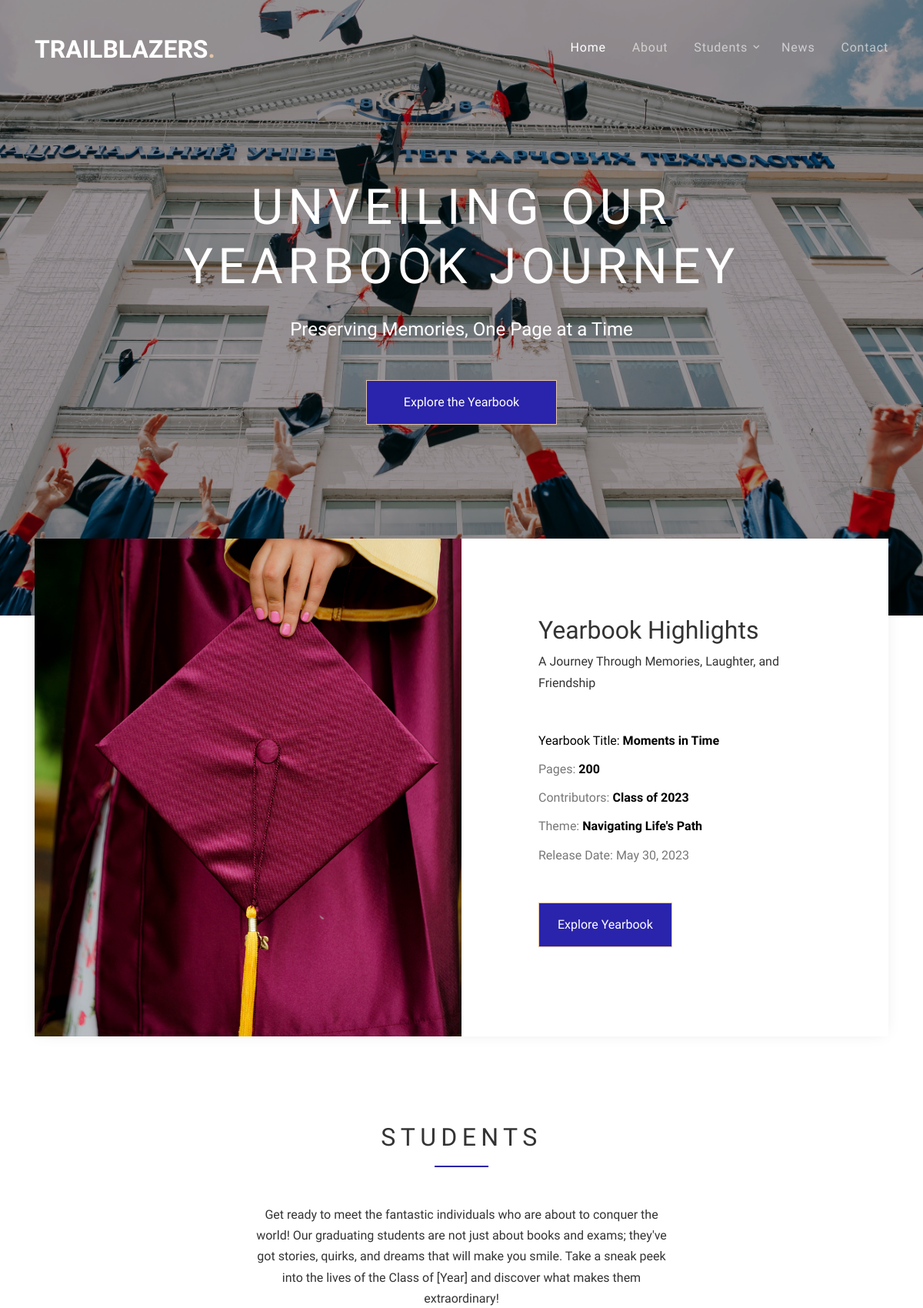
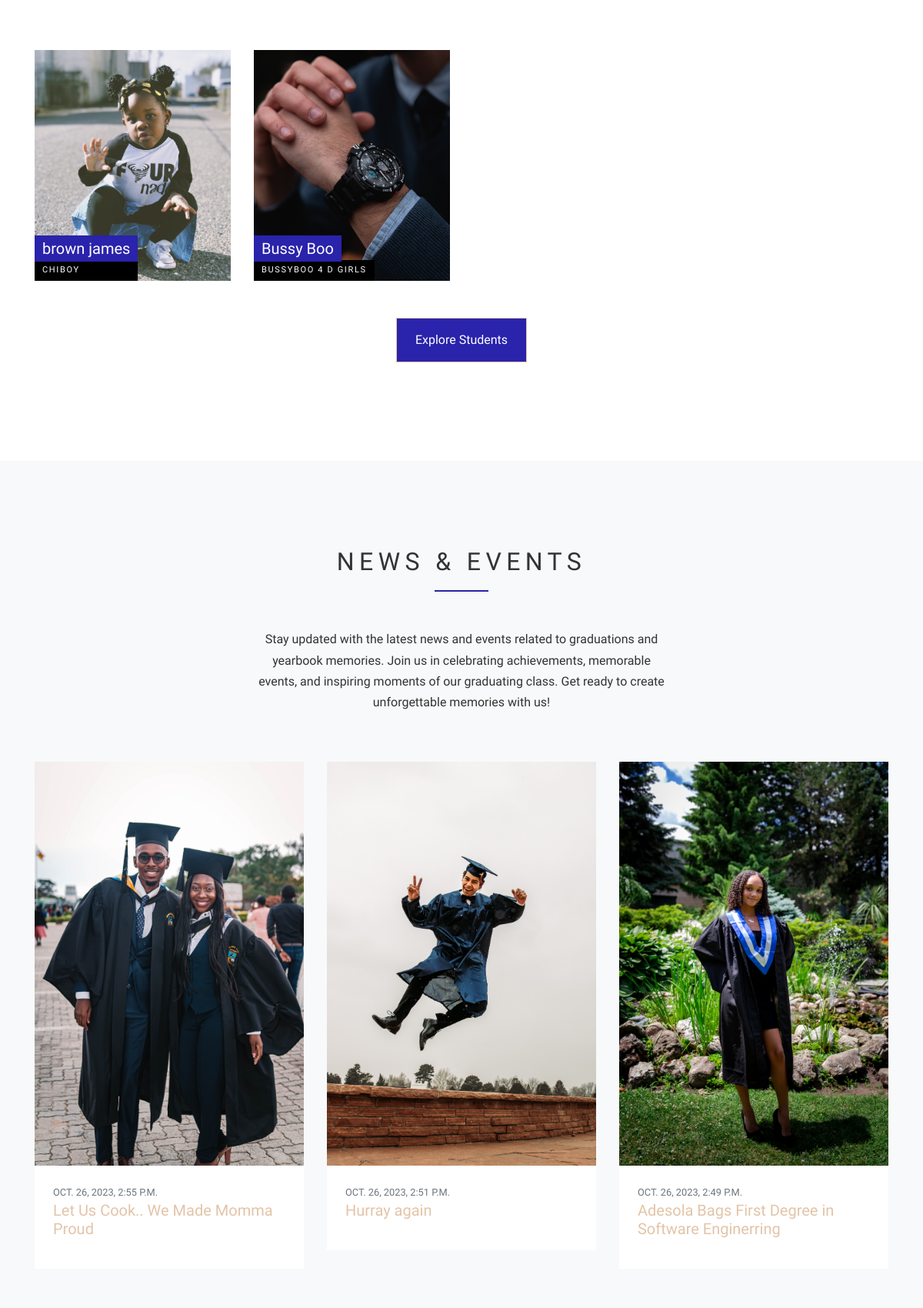
The page / (upper part) on the database its author committed (2 pictures, top to bottom).
### year_book/models.py (models this page shows, shortened)
class Year_Book(models.Model):
    student_first_name = models.CharField(max_length=200, blank=False)
    student_last_name = models.CharField(max_length=200, blank=False)
    student_nick_name = models.CharField(max_length=100, blank=False)
    student_image = models.FileField(blank=False, null=False, upload_to='student')
    email = models.EmailField(blank=False)
    phone_number = models.CharField(max_length=11, blank=False)
    favorite_course = models.CharField(max_length=100, blank=False)
    favorite_lecturer = models.CharField(max_length=100, blank=False)
    most_challenging_course = models.CharField(max_length=100, blank=False)
    relationship_status = models.CharField(max_length=100)
    date_of_birth = models.DateField(auto_now_add=True)
    hobbies = models.CharField(max_length=200)
    fun_fact_about_me = models.TextField()
    favorite_quote = models.TextField()
    resident_address = models.CharField(max_length=500)
    twitter_handle = models.URLField(max_length=200, blank=True)
    facebook_handle = models.URLField(max_length=200, blank=True)
    github = models.URLField(max_length=200, blank=True)
    linkedin = models.CharField(max_length=200, blank=True)
    slug = models.SlugField(max_length=250, unique=True)
    time_uploaded = models.DateTimeField('date uploaded', default=datetime.now())
    approve = models.BooleanField(default=False)
    class Meta():
        verbose_name_plural = 'Class Year Book'
    def get_student_url(self):
        return reverse('year_book:student_details', kwargs={'slug':self.slug} )

class Blog(models.Model):
    blog_title = models.CharField(max_length=250)
    blog_image = models.FileField(blank=False, null=False, upload_to='blog')
    blog_post = models.TextField()
    post_writer = models.CharField(max_length=200, default='Anon')
    category = models.CharField(max_length=20, default="Culture")
    slug = models.SlugField(max_length=250, unique=True)
    time_uploaded = models.DateTimeField('date uploaded', default=datetime.now())
    approve = models.BooleanField(default=False)
    def get_blog_title(self):
        if self.blog_title:
            return self.blog_title
    def get_blog_image(self):
        if self.blog_image:
            return self.blog_image.url
    def get_date(self):
        if self.time_uploaded:
            return self.time_uploaded
    def get_blog_url(self):
        return reverse('year_book:blog_details', kwargs={'slug':self.slug} )
    class Meta():
        verbose_name_plural = 'Blog'

### year_book/views.py (the view)
# urls.py: 2. Add a URL to urlpatterns:  path('', views.home, name='home')
def home(request):
    students = Year_Book.objects.order_by('-time_uploaded')
    blog = Blog.objects.order_by('-time_uploaded')[:3]
    context = {'student_key':students, 'blog_key':blog}
    return render(request, 'client/index.html', context)

### templates/client/index.html (shortened to what this page needs)
{% extends 'client/base.html' %}
{% load static %}
{% block content %}
    <div class="site-blocks-cover overlay" style="background-image: url('{% static 'images/banner.jpg' %}');" data-aos="fade" data-stellar-background-ratio="0.5" data-aos="fade">
      <div class="container">
        <div class="row align-items-center justify-content-center">
          <div class="col-md-8 text-center" data-aos="fade-up" data-aos-delay="400">
            <h1 class="mb-4">Unveiling Our Yearbook Journey</h1>
            <p class="mb-5">Preserving Memories, One Page at a Time</p>
            <p><a href="#" class="btn btn-primary px-5 py-3">Explore the Yearbook</a></p>
          </div>
        </div>
      </div>
    </div>
    <div class="container">
      <div class="featured-property-half d-flex">
        <div class="image" style="background-image: url('{% static 'images/ban1.jpg' %}')"></div>
        <div class="text">
          <h2>Yearbook Highlights</h2>
          <p class="mb-5">A Journey Through Memories, Laughter, and Friendship</p>
          <ul class="property-list-details mb-5">
            <li class="text-black">Yearbook Title: <strong class="text-black">Moments in Time</strong></li>
            <li>Pages: <strong>200</strong></li>
            <li>Contributors: <strong>Class of 2023</strong></li>
            <li>Theme: <strong>Navigating Life's Path</strong></li>
            <li>Release Date: May 30, 2023<strong></strong></li>
          </ul>
          <p><a href="#" class="btn btn-primary px-4 py-3">Explore Yearbook</a></p>
        </div>
      </div>
    </div>
    <div class="site-section">
      <div class="container">
        <div class="row">
          <div class="site-section-heading text-center mb-5 w-border col-md-6 mx-auto">
            <h2 class="mb-5">STUDENTS</h2>
            <p>Get ready to meet the fantastic individuals who are about to conquer the world! Our graduating students are not just about books and exams; they've got stories, quirks, and dreams that will make you smile. Take a sneak peek into the lives of the Class of [Year] and discover what makes them extraordinary!</p>
          </div>
        </div>
        <div class="row">
          {% if student_key %}
          {% for s in student_key %}
          <div class="col-md-6 col-lg-3" data-aos="fade-up" data-aos-delay="100">
            <a href="{{s.get_student_url}}" class="unit-9">
              <div class="image" style="background-image: url('{{s.student_image.url}}');"></div>
              <div class="unit-9-content">
                <h2>{{s.student_first_name}}  {{s.student_last_name}}</h2>
                <span>{{s.student_nick_name}}</span>
              </div>
            </a>
          </div>
          {% endfor %}
          {% endif %}
        </div>
      </div>
      <p class="text-center mt-5"><a href="{% url 'year_book:students' %}" class="btn btn-primary px-4 py-3 mx-auto">Explore Students</a></p>
    </div>
    <div class="site-section bg-light">
      <div class="container">
        <div class="row">
          <div class="site-section-heading text-center mb-5 w-border col-md-6 mx-auto" data-aos="fade-up">
            <h2 class="mb-5">News &amp; Events</h2>
            <p>
              Stay updated with the latest news and events related to graduations and yearbook memories. Join us in celebrating achievements, memorable events, and inspiring moments of our graduating class. Get ready to create unforgettable memories with us!
            </p>
          </div>
        </div>
        <div class="row">
          {% if blog_key %}
          {% for b in blog_key %}
          <div class="col-md-6 col-lg-4 mb-4 mb-lg-0" data-aos="fade-up" data-aos-delay="100">
            <a href="{{b.get_blog_url}}"><img src="{{b.get_blog_image}}" alt="Image" class="img-fluid"></a>
            <div class="p-4 bg-white">
              <span class="d-block text-secondary small text-uppercase">{{b.get_date}}</span>
              <h2 class="h5 text-black mb-3"><a href="{{b.get_blog_url}}">{{b.get_blog_title}}</a></h2>
            </div>
          </div>
         {% endfor %}
         {% endif %}
        </div>
      </div>
    </div>
{% endblock %}

### static/css/style.css (style rules this page uses)
body { line-height: 1.7; font-weight: 400; font-size: 1rem; color: #333; font-family: "Nunito Sans", -apple-system, BlinkMacSystemFont, "Segoe UI", Roboto, "Helvetica Neue", Arial, sans-serif, "Apple Color Emoji", "Segoe UI Emoji", "Segoe UI Symbol", "Noto Color Emoji"; }
h1, h2, h3, h4, h5, h6 { font-family: 'Oswald', sans-serif; }
a { -webkit-transition: .3s all ease; -o-transition: .3s all ease; transition: .3s all ease; }
.text-black { color: #000 !important; }
.btn { position: relative; top: 0; border-radius: 0px; }
.btn.btn-primary { color: #fff; }
.site-section { padding: 3em 0; }
@media (min-width: 768px) { .site-section { padding: 7em 0; } }
.site-blocks-cover { background-size: cover; background-repeat: no-repeat; background-position: top; }
.site-blocks-cover.overlay { position: relative; }
.site-blocks-cover.overlay:before { position: absolute; content: ""; left: 0; bottom: 0; right: 0; top: 0; background: rgba(0, 0, 0, 0.4); }
.site-blocks-cover, .site-blocks-cover .row { min-height: 600px; height: calc(100vh); }
.site-blocks-cover h1 { font-weight: 900; color: #fff; font-size: 4rem; font-weight: normal; letter-spacing: .1em; text-transform: uppercase; }
.site-blocks-cover p { color: #fff; font-size: 1.5rem; line-height: 1.5; }
.padded-multi-line-primary, .unit-9 h2 { display: inline; background: #2a23ab; -webkit-box-shadow: 10px 0 0 #2a23ab, 0px 0 0 #2a23ab; box-shadow: 10px 0 0 #2a23ab, 0px 0 0 #2a23ab; }
.padded-multi-line-black, .unit-9 span { display: inline; background: #000; -webkit-box-shadow: 10px 0 0 #000, 0px 0 0 #000; box-shadow: 10px 0 0 #000, 0px 0 0 #000; }
.unit-9 { background-size: cover; background-position: center center; background-repeat: none; height: 300px; position: relative; display: block; overflow: hidden; }
.unit-9 .image { background-size: cover; background-position: center center; -webkit-transition: .3s all ease-in-out; -o-transition: .3s all ease-in-out; transition: .3s all ease-in-out; height: 300px; -webkit-transition: .3s all ease; -o-transition: .3s all ease; transition: .3s all ease; -webkit-transform: scale(1.05); -ms-transform: scale(1.05); transform: scale(1.05); }
.unit-9 .unit-9-content { -webkit-transition: .3s all ease-in-out; -o-transition: .3s all ease-in-out; transition: .3s all ease-in-out; position: absolute; bottom: 0; }
.unit-9 h2 { padding-left: 10px; padding-top: 5px; padding-bottom: 5px; color: #fff; font-size: 20px; margin-bottom: 0; }
.unit-9 span { background: #000; display: block; color: #fff; padding-left: 10px; padding-top: 4px; padding-bottom: 4px; font-size: 11px; letter-spacing: .15em; text-transform: uppercase; }
.site-section-heading h2 { font-size: 2rem; letter-spacing: .2em; text-transform: uppercase; }
.site-section-heading.w-border h2 { position: relative; padding-bottom: 20px; display: inline-block; }
.site-section-heading.w-border h2:after { position: absolute; content: ""; width: 70px; left: 0; bottom: 0; height: 2px; background: #2a23ab; }
.site-section-heading.w-border.text-center h2:after { left: 50%; -webkit-transform: translateX(-50%); -ms-transform: translateX(-50%); transform: translateX(-50%); }
.btn-primary { background-color: #2a23ab !important; }
.featured-property-half { position: relative; background: #fff; margin-top: -100px; -webkit-box-shadow: 0 0 20px -5px rgba(0, 0, 0, 0.1); box-shadow: 0 0 20px -5px rgba(0, 0, 0, 0.1); }
.featured-property-half div { width: 50%; }
.featured-property-half .image { background-size: cover; background-position: center center; background-repeat: no-repeat; }
.featured-property-half .text { padding: 100px; }
.featured-property-half .text ul { padding: 0; margin: 0; list-style: none; color: #777; }
.featured-property-half .text ul strong { color: #000; font-weight: bold; }
.featured-property-half .text ul li { margin-bottom: 10px; }

### rows shown on the page
Year_Book: student_image (picture), student_first_name "brown", student_last_name "james", student_nick_name "CHIBOY"
Year_Book: student_image (picture), student_first_name "Bussy", student_last_name "Boo", student_nick_name "BUSSYBOO 4 D GIRLS"
Blog: get_blog_image (picture), get_date "OCT. 26, 2023, 2:55 P.M.", get_blog_title "Let Us Cook.. We Made Momma Proud"
Blog: get_blog_image (picture), get_date "OCT. 26, 2023, 2:51 P.M.", get_blog_title "Hurray again"
Blog: get_blog_image (picture), get_date "OCT. 26, 2023, 2:49 P.M.", get_blog_title "Adesola Bags First Degree in Software Enginerring"
